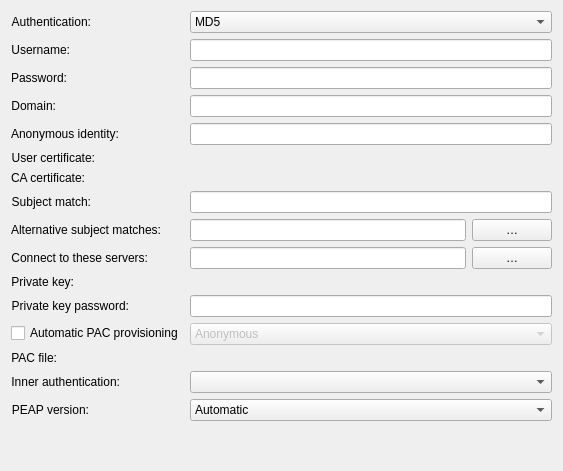
<?xml version="1.0" encoding="UTF-8"?>
<ui version="4.0">
 <author>Lukáš Tinkl &lt;ltinkl@redhat.com&gt;</author>
 <class>Security8021x</class>
 <widget class="QWidget" name="Security8021x">
  <property name="geometry">
   <rect>
    <x>0</x>
    <y>0</y>
    <width>563</width>
    <height>471</height>
   </rect>
  </property>
  <layout class="QFormLayout" name="formLayout">
   <property name="fieldGrowthPolicy">
    <enum>QFormLayout::ExpandingFieldsGrow</enum>
   </property>
   <!-- Row 0: Authentication method selector -->
   <item row="0" column="0">
    <widget class="QLabel" name="label">
     <property name="text">
      <string>Authentication:</string>
     </property>
     <property name="alignment">
      <set>Qt::AlignRight|Qt::AlignTrailing|Qt::AlignVCenter</set>
     </property>
     <property name="buddy">
      <cstring>auth</cstring>
     </property>
    </widget>
   </item>
   <item row="0" column="1">
    <widget class="KComboBox" name="auth">
     <property name="sizePolicy">
      <sizepolicy hsizetype="MinimumExpanding" vsizetype="Fixed">
       <horstretch>0</horstretch>
       <verstretch>0</verstretch>
      </sizepolicy>
     </property>
     <property name="currentIndex">
      <number>0</number>
     </property>
     <item>
      <property name="text">
       <string>MD5</string>
      </property>
     </item>
     <item>
      <property name="text">
       <string>TLS</string>
      </property>
     </item>
     <item>
      <property name="text">
       <string>LEAP</string>
      </property>
     </item>
     <item>
      <property name="text">
       <string>PWD</string>
      </property>
     </item>
     <item>
      <property name="text">
       <string>FAST</string>
      </property>
     </item>
     <item>
      <property name="text">
       <string>Tunneled TLS (TTLS)</string>
      </property>
     </item>
     <item>
      <property name="text">
       <string>Protected EAP (PEAP)</string>
      </property>
     </item>
    </widget>
   </item>
   <!-- Row 1: MD5/LEAP/PWD/FAST/TTLS/PEAP Username / TLS Identity -->
   <item row="1" column="0">
    <widget class="QLabel" name="usernameLabel">
     <property name="text">
      <string>Username:</string>
     </property>
     <property name="alignment">
      <set>Qt::AlignRight|Qt::AlignTrailing|Qt::AlignVCenter</set>
     </property>
     <property name="buddy">
      <cstring>username</cstring>
     </property>
    </widget>
   </item>
   <item row="1" column="1">
    <widget class="KLineEdit" name="username"/>
   </item>
   <!-- Row 2: MD5/LEAP/PWD/FAST/TTLS/PEAP Password -->
   <item row="2" column="0">
    <widget class="QLabel" name="passwordLabel">
     <property name="text">
      <string>Password:</string>
     </property>
     <property name="alignment">
      <set>Qt::AlignRight|Qt::AlignTrailing|Qt::AlignVCenter</set>
     </property>
     <property name="buddy">
      <cstring>password</cstring>
     </property>
    </widget>
   </item>
   <item row="2" column="1">
    <widget class="PasswordField" name="password">
     <property name="passwordModeEnabled" stdset="0">
      <bool>true</bool>
     </property>
    </widget>
   </item>
   <!-- Row 3: TLS/TTLS/PEAP Domain -->
   <item row="3" column="0">
    <widget class="QLabel" name="domainLabel">
     <property name="text">
      <string>Domain:</string>
     </property>
     <property name="alignment">
      <set>Qt::AlignRight|Qt::AlignTrailing|Qt::AlignVCenter</set>
     </property>
     <property name="buddy">
      <cstring>domain</cstring>
     </property>
    </widget>
   </item>
   <item row="3" column="1">
    <widget class="KLineEdit" name="domain"/>
   </item>
   <!-- Row 4: FAST/TTLS/PEAP Anonymous identity -->
   <item row="4" column="0">
    <widget class="QLabel" name="anonymousIdentityLabel">
     <property name="text">
      <string>Anonymous identity:</string>
     </property>
     <property name="alignment">
      <set>Qt::AlignRight|Qt::AlignTrailing|Qt::AlignVCenter</set>
     </property>
     <property name="buddy">
      <cstring>anonymousIdentity</cstring>
     </property>
    </widget>
   </item>
   <item row="4" column="1">
    <widget class="KLineEdit" name="anonymousIdentity"/>
   </item>
   <!-- Row 5: TLS User certificate -->
   <item row="5" column="0">
    <widget class="QLabel" name="userCertLabel">
     <property name="text">
      <string>User certificate:</string>
     </property>
     <property name="alignment">
      <set>Qt::AlignRight|Qt::AlignTrailing|Qt::AlignVCenter</set>
     </property>
     <property name="buddy">
      <cstring>userCert</cstring>
     </property>
    </widget>
   </item>
   <item row="5" column="1">
    <widget class="KUrlRequester" name="userCert">
     <property name="nameFilters">
      <StringList>
       <string notr="true">*.der *.pem *.crt *.cer</string>
      </StringList>
     </property>
    </widget>
   </item>
   <!-- Row 6: TLS/TTLS/PEAP CA certificate -->
   <item row="6" column="0">
    <widget class="QLabel" name="caCertLabel">
     <property name="text">
      <string>CA certificate:</string>
     </property>
     <property name="alignment">
      <set>Qt::AlignRight|Qt::AlignTrailing|Qt::AlignVCenter</set>
     </property>
     <property name="buddy">
      <cstring>caCert</cstring>
     </property>
    </widget>
   </item>
   <item row="6" column="1">
    <widget class="KUrlRequester" name="caCert">
     <property name="nameFilters">
      <StringList>
       <string notr="true">*.der *.pem *.crt *.cer</string>
      </StringList>
     </property>
    </widget>
   </item>
   <!-- Row 7: TLS Subject match -->
   <item row="7" column="0">
    <widget class="QLabel" name="subjectMatchLabel">
     <property name="text">
      <string>Subject match:</string>
     </property>
     <property name="alignment">
      <set>Qt::AlignRight|Qt::AlignTrailing|Qt::AlignVCenter</set>
     </property>
     <property name="buddy">
      <cstring>subjectMatch</cstring>
     </property>
    </widget>
   </item>
   <item row="7" column="1">
    <widget class="QLineEdit" name="subjectMatch"/>
   </item>
   <!-- Row 8: TLS Alternative subject matches -->
   <item row="8" column="0">
    <widget class="QLabel" name="altSubjectMatchesLabel">
     <property name="text">
      <string>Alternative subject matches:</string>
     </property>
     <property name="alignment">
      <set>Qt::AlignRight|Qt::AlignTrailing|Qt::AlignVCenter</set>
     </property>
     <property name="buddy">
      <cstring>altSubjectMatches</cstring>
     </property>
    </widget>
   </item>
   <item row="8" column="1">
    <layout class="QHBoxLayout" name="altSubjectMatchesLayout">
     <item>
      <widget class="QLineEdit" name="altSubjectMatches"/>
     </item>
     <item>
      <widget class="QPushButton" name="btnAltSubjectMatches">
       <property name="text">
        <string>…</string>
       </property>
      </widget>
     </item>
    </layout>
   </item>
   <!-- Row 9: TLS Connect to servers -->
   <item row="9" column="0">
    <widget class="QLabel" name="connectToServersLabel">
     <property name="text">
      <string>Connect to these servers:</string>
     </property>
     <property name="alignment">
      <set>Qt::AlignRight|Qt::AlignTrailing|Qt::AlignVCenter</set>
     </property>
     <property name="buddy">
      <cstring>connectToServers</cstring>
     </property>
    </widget>
   </item>
   <item row="9" column="1">
    <layout class="QHBoxLayout" name="connectToServersLayout">
     <item>
      <widget class="QLineEdit" name="connectToServers"/>
     </item>
     <item>
      <widget class="QPushButton" name="btnConnectToServers">
       <property name="text">
        <string>…</string>
       </property>
      </widget>
     </item>
    </layout>
   </item>
   <!-- Row 10: TLS Private key -->
   <item row="10" column="0">
    <widget class="QLabel" name="privateKeyLabel">
     <property name="text">
      <string>Private key:</string>
     </property>
     <property name="alignment">
      <set>Qt::AlignRight|Qt::AlignTrailing|Qt::AlignVCenter</set>
     </property>
     <property name="buddy">
      <cstring>privateKey</cstring>
     </property>
    </widget>
   </item>
   <item row="10" column="1">
    <widget class="KUrlRequester" name="privateKey">
     <property name="nameFilters">
      <StringList>
       <string notr="true">*.der *.pem *.p12 *.key</string>
      </StringList>
     </property>
    </widget>
   </item>
   <!-- Row 11: TLS Private key password -->
   <item row="11" column="0">
    <widget class="QLabel" name="privateKeyPasswordLabel">
     <property name="text">
      <string>Private key password:</string>
     </property>
     <property name="alignment">
      <set>Qt::AlignRight|Qt::AlignTrailing|Qt::AlignVCenter</set>
     </property>
     <property name="buddy">
      <cstring>privateKeyPassword</cstring>
     </property>
    </widget>
   </item>
   <item row="11" column="1">
    <widget class="PasswordField" name="privateKeyPassword">
     <property name="passwordModeEnabled" stdset="0">
      <bool>true</bool>
     </property>
    </widget>
   </item>
   <!-- Row 12: FAST PAC provisioning -->
   <item row="12" column="0">
    <widget class="QCheckBox" name="pacProvisioning">
     <property name="text">
      <string>Automatic PAC provisioning</string>
     </property>
    </widget>
   </item>
   <item row="12" column="1">
    <widget class="KComboBox" name="pacMethod">
     <property name="enabled">
      <bool>false</bool>
     </property>
     <property name="sizePolicy">
      <sizepolicy hsizetype="MinimumExpanding" vsizetype="Fixed">
       <horstretch>0</horstretch>
       <verstretch>0</verstretch>
      </sizepolicy>
     </property>
     <item>
      <property name="text">
       <string>Anonymous</string>
      </property>
     </item>
     <item>
      <property name="text">
       <string>Authenticated</string>
      </property>
     </item>
     <item>
      <property name="text">
       <string>Both</string>
      </property>
     </item>
    </widget>
   </item>
   <!-- Row 13: FAST PAC file -->
   <item row="13" column="0">
    <widget class="QLabel" name="pacFileLabel">
     <property name="text">
      <string>PAC file:</string>
     </property>
     <property name="alignment">
      <set>Qt::AlignRight|Qt::AlignTrailing|Qt::AlignVCenter</set>
     </property>
     <property name="buddy">
      <cstring>pacFile</cstring>
     </property>
    </widget>
   </item>
   <item row="13" column="1">
    <widget class="KUrlRequester" name="pacFile">
     <property name="nameFilters">
      <StringList>
       <string notr="true">*.pac</string>
      </StringList>
     </property>
    </widget>
   </item>
   <!-- Row 14: FAST/TTLS/PEAP Inner authentication -->
   <item row="14" column="0">
    <widget class="QLabel" name="innerAuthLabel">
     <property name="text">
      <string>Inner authentication:</string>
     </property>
     <property name="alignment">
      <set>Qt::AlignRight|Qt::AlignTrailing|Qt::AlignVCenter</set>
     </property>
     <property name="buddy">
      <cstring>innerAuth</cstring>
     </property>
    </widget>
   </item>
   <item row="14" column="1">
    <widget class="KComboBox" name="innerAuth">
     <property name="sizePolicy">
      <sizepolicy hsizetype="MinimumExpanding" vsizetype="Fixed">
       <horstretch>0</horstretch>
       <verstretch>0</verstretch>
      </sizepolicy>
     </property>
    </widget>
   </item>
   <!-- Row 15: PEAP version -->
   <item row="15" column="0">
    <widget class="QLabel" name="peapVersionLabel">
     <property name="text">
      <string>PEAP version:</string>
     </property>
     <property name="alignment">
      <set>Qt::AlignRight|Qt::AlignTrailing|Qt::AlignVCenter</set>
     </property>
     <property name="buddy">
      <cstring>peapVersion</cstring>
     </property>
    </widget>
   </item>
   <item row="15" column="1">
    <widget class="KComboBox" name="peapVersion">
     <property name="sizePolicy">
      <sizepolicy hsizetype="MinimumExpanding" vsizetype="Fixed">
       <horstretch>0</horstretch>
       <verstretch>0</verstretch>
      </sizepolicy>
     </property>
     <item>
      <property name="text">
       <string comment="PEAP version">Automatic</string>
      </property>
     </item>
     <item>
      <property name="text">
       <string>Version 0</string>
      </property>
     </item>
     <item>
      <property name="text">
       <string>Version 1</string>
      </property>
     </item>
    </widget>
   </item>
  </layout>
 </widget>
 <customwidgets>
  <customwidget>
   <class>KComboBox</class>
   <extends>QComboBox</extends>
   <header>kcombobox.h</header>
  </customwidget>
  <customwidget>
   <class>KLineEdit</class>
   <extends>QLineEdit</extends>
   <header>klineedit.h</header>
  </customwidget>
  <customwidget>
   <class>KUrlRequester</class>
   <extends>QWidget</extends>
   <header>kurlrequester.h</header>
  </customwidget>
  <customwidget>
   <class>PasswordField</class>
   <extends>QLineEdit</extends>
   <header>passwordfield.h</header>
  </customwidget>
 </customwidgets>
 <connections>
  <connection>
   <sender>pacProvisioning</sender>
   <signal>toggled(bool)</signal>
   <receiver>pacMethod</receiver>
   <slot>setEnabled(bool)</slot>
  </connection>
 </connections>
</ui>
